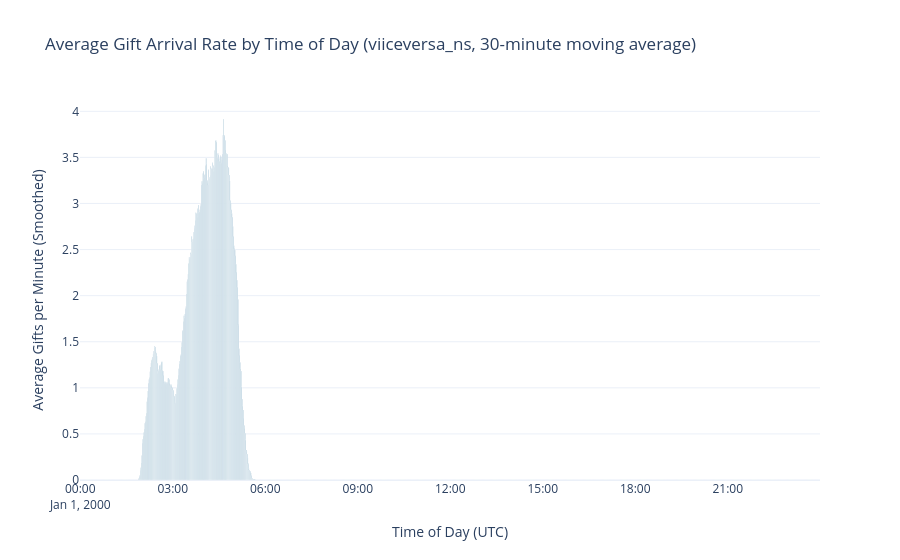

Here is the notebook cell this chart was saved with:
### Code cell
if working.empty:
    print('No rows matched the selected filters.')
else:
    ARRIVAL_RATE_WINDOW_MINUTES = 30

    arrival_rate = (
        working.groupby(['day', 'minute_of_day'], as_index=False)
        .size()
        .rename(columns={'size': 'gift_events'})
    )

    all_days = working['day'].dropna().drop_duplicates().sort_values()
    minute_grid = pd.MultiIndex.from_product(
        [all_days, range(1440)],
        names=['day', 'minute_of_day'],
    ).to_frame(index=False)

    arrival_rate = minute_grid.merge(arrival_rate, on=['day', 'minute_of_day'], how='left')
    arrival_rate['gift_events'] = arrival_rate['gift_events'].fillna(0.0)

    arrival_rate_hist = (
        arrival_rate.groupby('minute_of_day', as_index=False)['gift_events']
        .mean()
        .rename(columns={'gift_events': 'avg_gifts_per_minute'})
        .sort_values('minute_of_day')
    )
    arrival_rate_hist['avg_gifts_per_minute_smoothed'] = (
        arrival_rate_hist['avg_gifts_per_minute']
        .rolling(window=ARRIVAL_RATE_WINDOW_MINUTES, center=True, min_periods=1)
        .mean()
    )
    arrival_rate_hist['time'] = pd.Timestamp('2000-01-01', tz='UTC') + pd.to_timedelta(arrival_rate_hist['minute_of_day'], unit='m')

    label_user = str(TIKTOK_USERNAME) if TIKTOK_USERNAME else 'all users'
    title = (
        f'Average Gift Arrival Rate by Time of Day ({label_user}, '
        f'{ARRIVAL_RATE_WINDOW_MINUTES}-minute moving average)'
    )
    bar_color = sns.color_palette('mako', 1).as_hex()[0]

    fig_arrival_rate = px.bar(
        arrival_rate_hist,
        x='time',
        y='avg_gifts_per_minute_smoothed',
        title=title,
        template='plotly_white',
        hover_data={
            'avg_gifts_per_minute': ':.4f',
            'avg_gifts_per_minute_smoothed': ':.4f',
            'minute_of_day': True,
        },
        labels={
            'time': 'Time of Day (UTC)',
            'avg_gifts_per_minute_smoothed': 'Average Gifts per Minute (Smoothed)',
            'avg_gifts_per_minute': 'Average Gifts per Minute (Raw)',
            'minute_of_day': 'Minute of Day',
        },
    )
    fig_arrival_rate.update_traces(marker_color=bar_color)
    fig_arrival_rate.update_layout(hovermode='x unified', bargap=0)
    fig_arrival_rate.show()

### Figure 1 — Plotly figure (JSON) as saved in the notebook; plotly's stock layout.template omitted (floating-point values rounded to 4 significant figures; data arrays with more than 128 entries replaced by an {"elided": "..."} marker saying what was removed)
{"data": [{"customdata": {"elided": "1440x2 float values"}, "hovertemplate": "Time of Day (UTC)=%{x}<br>Average Gifts per Minute (Smoothed)=%{y:.4f}<br>Average Gifts per Minute (Raw)=%{customdata[0]:.4f}<br>Minute of Day=%{customdata[1]}<extra></extra>", "legendgroup": "", "marker": {"color": "#357ba3", "pattern": {"shape": ""}}, "name": "", "orientation": "v", "showlegend": false, "textposition": "auto", "type": "bar", "x": {"elided": "1440 str values"}, "xaxis": "x", "y": {"elided": "1440 float values"}, "yaxis": "y"}], "layout": {"bargap": 0, "barmode": "relative", "hovermode": "x unified", "legend": {"tracegroupgap": 0}, "title": {"text": "Average Gift Arrival Rate by Time of Day (viiceversa_ns, 30-minute moving average)"}, "xaxis": {"anchor": "y", "domain": [0, 1], "title": {"text": "Time of Day (UTC)"}}, "yaxis": {"anchor": "x", "domain": [0, 1], "title": {"text": "Average Gifts per Minute (Smoothed)"}}}}
